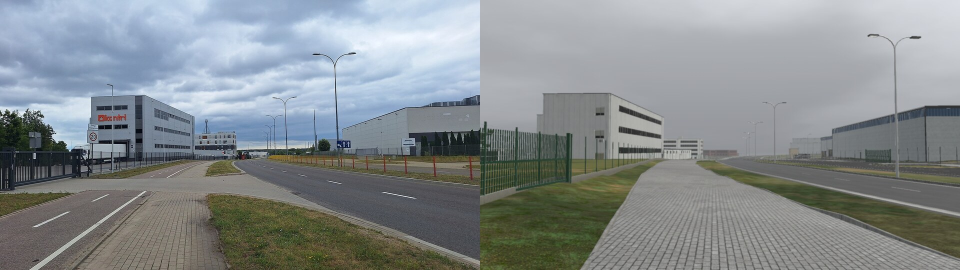
#> input picture artifacts/dojbld-0185/sbs-r1/sbs-P11-001.jpg, 1920 x 540 px, given in place of P11-094.jpg, which was not available (shown at 1/2 size)
$ python measure.py sbs-r1/sbs-P11-001.jpg
#> lines starting #> are read from the running program, lines starting #| are printed output that depends on the picture
"""Measurements behind the ADR numbers: hall corner height in frame P11-094 (photo vs render, both scaled to 960x540)
and wall tones in P11-001 (block vs white hall). usage: measure.py <render dir>"""
import sys
import numpy as np
from PIL import Image
P = "C:/Users/matma/Documents/Claude/kamion/research/_incoming/mistral-p11-dojlidy-photos-v2/files/"
R = sys.argv[1]
def load(p):
    return np.asarray(Image.open(p).convert("RGB").resize((960, 540), Image.LANCZOS), float)
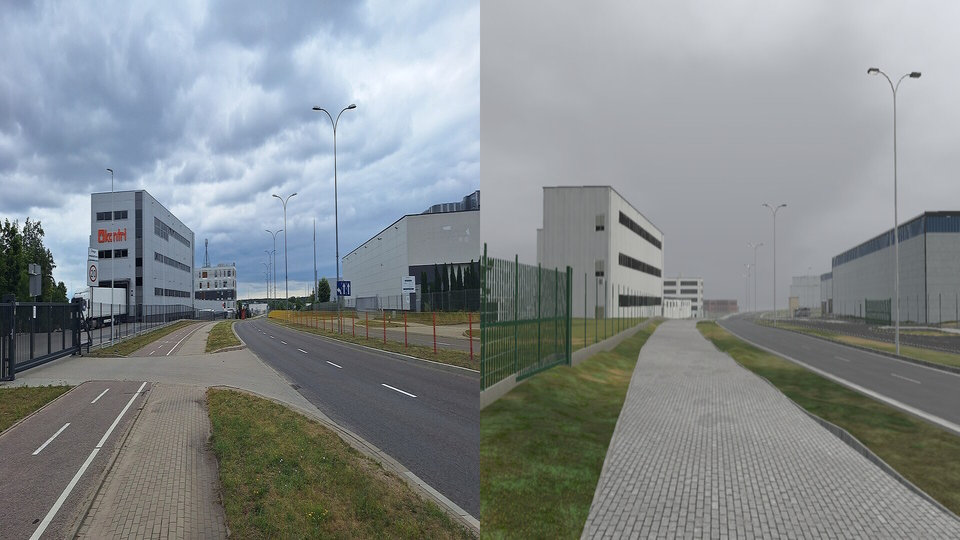
#> returned value: shape (540, 960, 3) float64; mean of channels 0, 1, 2 134, 139.8, 141.9; drawn as R, G, B
def col(im, x, w=3):
    return im[:, x - w:x + w + 1].mean(axis=1)            # (540, 3)
def edges(im, x, y0, y1):
    c = col(im, x).mean(axis=1)
    g = np.abs(np.diff(c))
    ys = [int(y) for y in np.argsort(g[y0:y1])[::-1][:6] + y0]
    return sorted(ys), [round(float(g[y]), 1) for y in sorted(ys)]
ph, rd = load(P + "P11-094.jpg"), load(R + "/photo-P11-094.png")
#> call 2 of load, with p = 'sbs-r1/sbs-P11-001.jpg/photo-P11-094.png'
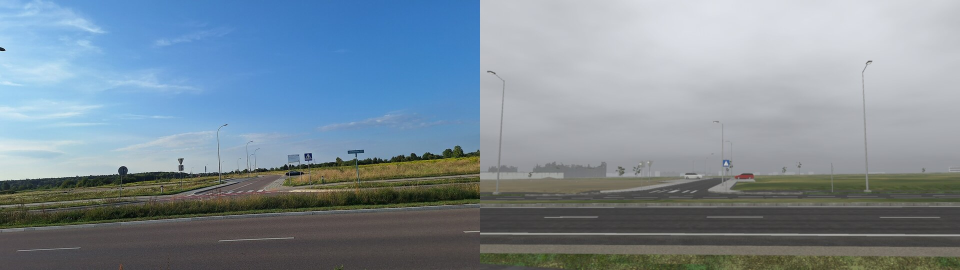
#> input picture artifacts/dojbld-0185/sbs-r1/sbs-P11-056.jpg, 1920 x 540 px, given in place of photo-P11-094.png, which was not available (shown at 1/2 size)
#> in load (call 2), `return np.asarray(Image.open(p).convert("RGB").resize((960, 540), Imag..`:
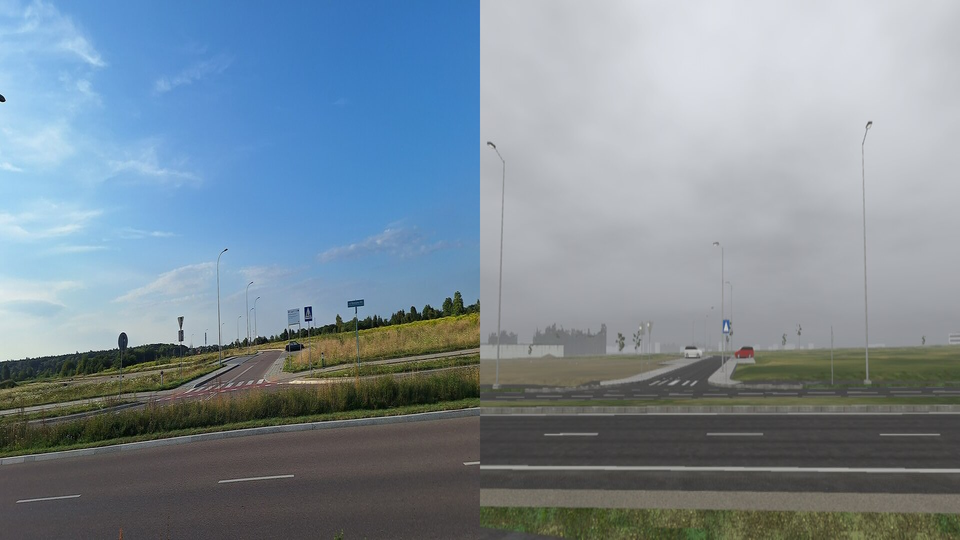
#> returned value: shape (540, 960, 3) float64; mean of channels 0, 1, 2 125.1, 140.4, 152.1; drawn as R, G, B
for name, im, x in (("photo", ph, 215), ("render", rd, 225)):
    print(name, "x", x, "strongest vertical luminance steps (y, step):", *edges(im, x, 0, 420))
    c = col(im, x).mean(axis=1)
    print("   profile every 20 px:", [int(v) for v in c[0:420:20]])
#> this loop made 2 passes
#> (name, x, ys in edges) on passes 1 to 2: ('photo', 215, [385, 289, 320, 386, 287, 352]), ('render', 225, [344, 366, 345, 356, 248, 357])
#| photo x 215 strongest vertical luminance steps (y, step): [287, 289, 320, 352, 385, 386] [50.4, 61.3, 56.2, 48.5, 67.2, 51.5]
#|    profile every 20 px: [195, 191, 189, 208, 209, 210, 203, 183, 209, 191, 197, 217, 181, 145, 130, 94, 76, 70, 136, 132, 81]
#| render x 225 strongest vertical luminance steps (y, step): [248, 344, 345, 356, 357, 366] [40.3, 77.9, 49.1, 45.7, 39.0, 51.5]
#|    profile every 20 px: [130, 133, 135, 145, 141, 145, 148, 151, 157, 156, 155, 160, 167, 175, 173, 174, 175, 176, 103, 93, 89]
ph, rd = load(P + "P11-001.jpg"), load(R + "/photo-P11-001.png")
#> (the run stopped early here; a loop or call above may not have finished)
